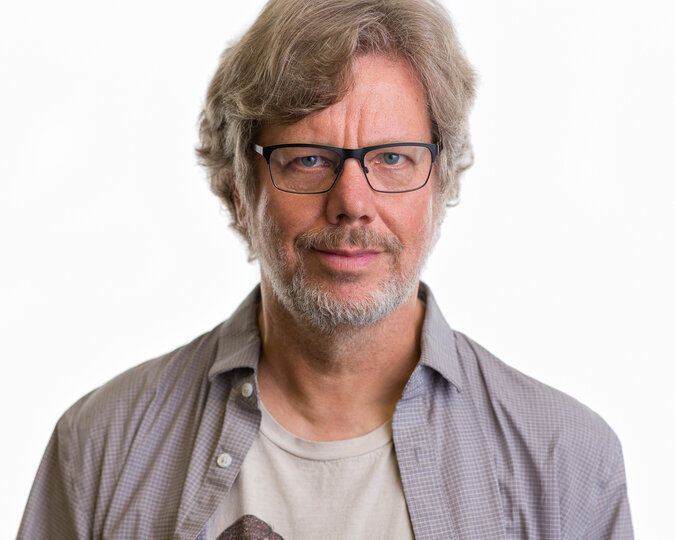
#> input picture image.jpg, 675 x 540 px
$ python main.py
#> lines starting #> are read from the running program, lines starting #| are printed output that depends on the picture
import cv2
from sketchpy import canvas

# Load the image
image_path = 'image.jpg'
image = cv2.imread(image_path, cv2.IMREAD_GRAYSCALE)
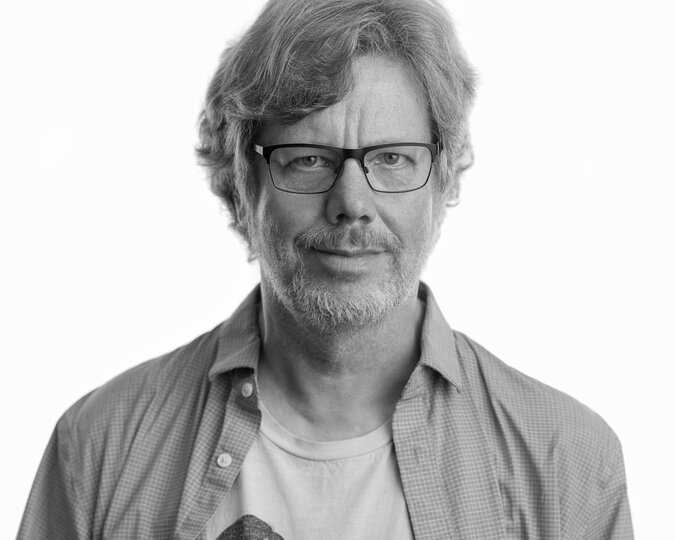
#> image: shape (540, 675); min 0, max 255, mean 193.5

# Apply edge detection
edges = cv2.Canny(image, 100, 200)
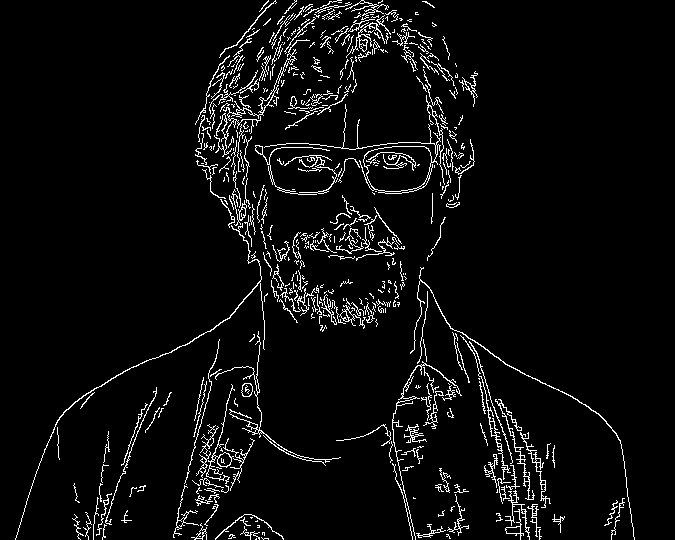
#> edges: shape (540, 675); 4.9% white in thin lines or dots

# Save the processed image
processed_image_path = 'processed_image.png'
cv2.imwrite(processed_image_path, edges)

# Use sketchpy to draw the processed image
#> (the run stopped early here; a loop or call above may not have finished)
